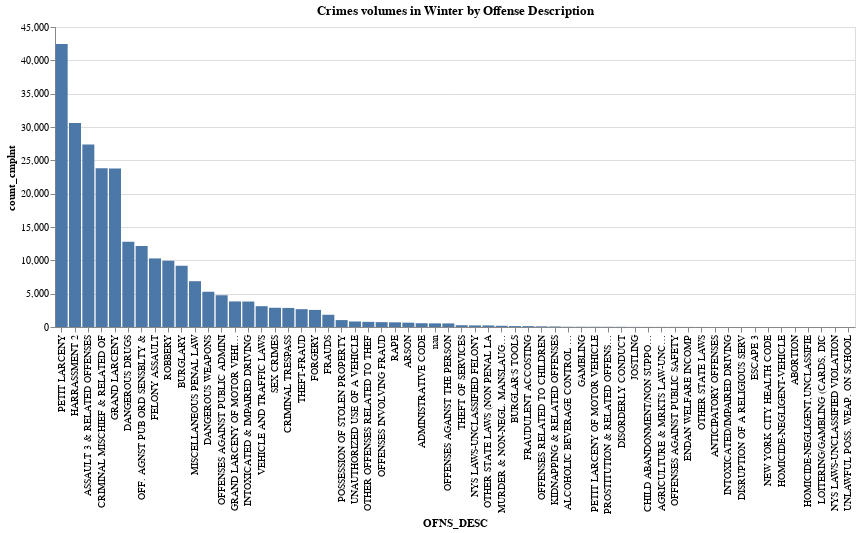

This figure's notebook cell:
### Code cell
alt.Chart(df_season_ofns[df_season_ofns.Season == 'Winter']).mark_bar().encode(
  x = alt.Y('OFNS_DESC:N', sort='-y'),
  y='count_cmplnt:Q',
  tooltip = ['OFNS_DESC', 'count_cmplnt']
).properties(width = 800, height = 300, title="Crimes volumes in Winter by Offense Description")

### Figure 1 — Vega-Lite specification as saved in the notebook (floating-point values rounded to 4 significant figures)
{"config": {"view": {"continuousWidth": 400, "continuousHeight": 300}}, "data": {"name": "data-31ec8a822cfe4562107b9a547b1028c0"}, "mark": "bar", "encoding": {"tooltip": [{"type": "nominal", "field": "OFNS_DESC"}, {"type": "quantitative", "field": "count_cmplnt"}], "x": {"type": "nominal", "field": "OFNS_DESC", "sort": "-y"}, "y": {"type": "quantitative", "field": "count_cmplnt"}}, "height": 300, "title": "Crimes volumes in Winter by Offense Description", "width": 800, "$schema": "https://vega.github.io/schema/vega-lite/v4.8.1.json", "datasets": {"data-31ec8a822cfe4562107b9a547b1028c0": [{"Season": "Winter", "OFNS_DESC": "ABORTION", "count_cmplnt": 1}, {"Season": "Winter", "OFNS_DESC": "ADMINISTRATIVE CODE", "count_cmplnt": 566}, {"Season": "Winter", "OFNS_DESC": "AGRICULTURE & MRKTS LAW-UNCLASSIFIED", "count_cmplnt": 15}, {"Season": "Winter", "OFNS_DESC": "ALCOHOLIC BEVERAGE CONTROL LAW", "count_cmplnt": 37}, {"Season": "Winter", "OFNS_DESC": "ANTICIPATORY OFFENSES", "count_cmplnt": 4}, {"Season": "Winter", "OFNS_DESC": "ARSON", "count_cmplnt": 651}, {"Season": "Winter", "OFNS_DESC": "ASSAULT 3 & RELATED OFFENSES", "count_cmplnt": 27393}, {"Season": "Winter", "OFNS_DESC": "BURGLAR'S TOOLS", "count_cmplnt": 138}, {"Season": "Winter", "OFNS_DESC": "BURGLARY", "count_cmplnt": 9188}, {"Season": "Winter", "OFNS_DESC": "CHILD ABANDONMENT/NON SUPPORT", "count_cmplnt": 16}, {"Season": "Winter", "OFNS_DESC": "CRIMINAL MISCHIEF & RELATED OF", "count_cmplnt": 23804}, {"Season": "Winter", "OFNS_DESC": "CRIMINAL TRESPASS", "count_cmplnt": 2860}, {"Season": "Winter", "OFNS_DESC": "DANGEROUS DRUGS", "count_cmplnt": 12802}, {"Season": "Winter", "OFNS_DESC": "DANGEROUS WEAPONS", "count_cmplnt": 5288}, {"Season": "Winter", "OFNS_DESC": "DISORDERLY CONDUCT", "count_cmplnt": 28}, {"Season": "Winter", "OFNS_DESC": "DISRUPTION OF A RELIGIOUS SERV", "count_cmplnt": 3}, {"Season": "Winter", "OFNS_DESC": "ENDAN WELFARE INCOMP", "count_cmplnt": 14}, {"Season": "Winter", "OFNS_DESC": "ESCAPE 3", "count_cmplnt": 3}, {"Season": "Winter", "OFNS_DESC": "FELONY ASSAULT", "count_cmplnt": 10288}, {"Season": "Winter", "OFNS_DESC": "FORGERY", "count_cmplnt": 2564}, {"Season": "Winter", "OFNS_DESC": "FRAUDS", "count_cmplnt": 1835}, {"Season": "Winter", "OFNS_DESC": "FRAUDULENT ACCOSTING", "count_cmplnt": 130}, {"Season": "Winter", "OFNS_DESC": "GAMBLING", "count_cmplnt": 36}, {"Season": "Winter", "OFNS_DESC": "GRAND LARCENY", "count_cmplnt": 23778}, {"Season": "Winter", "OFNS_DESC": "GRAND LARCENY OF MOTOR VEHICLE", "count_cmplnt": 3835}, {"Season": "Winter", "OFNS_DESC": "HARRASSMENT 2", "count_cmplnt": 30598}, {"Season": "Winter", "OFNS_DESC": "HOMICIDE-NEGLIGENT,UNCLASSIFIE", "count_cmplnt": 1}, {"Season": "Winter", "OFNS_DESC": "HOMICIDE-NEGLIGENT-VEHICLE", "count_cmplnt": 2}, {"Season": "Winter", "OFNS_DESC": "INTOXICATED & IMPAIRED DRIVING", "count_cmplnt": 3821}, {"Season": "Winter", "OFNS_DESC": "INTOXICATED/IMPAIRED DRIVING", "count_cmplnt": 4}, {"Season": "Winter", "OFNS_DESC": "JOSTLING", "count_cmplnt": 17}, {"Season": "Winter", "OFNS_DESC": "KIDNAPPING & RELATED OFFENSES", "count_cmplnt": 78}, {"Season": "Winter", "OFNS_DESC": "LOITERING/GAMBLING (CARDS, DIC", "count_cmplnt": 1}, {"Season": "Winter", "OFNS_DESC": "MISCELLANEOUS PENAL LAW", "count_cmplnt": 6869}, {"Season": "Winter", "OFNS_DESC": "MURDER & NON-NEGL. MANSLAUGHTER", "count_cmplnt": 181}, {"Season": "Winter", "OFNS_DESC": "NEW YORK CITY HEALTH CODE", "count_cmplnt": 3}, {"Season": "Winter", "OFNS_DESC": "NYS LAWS-UNCLASSIFIED FELONY", "count_cmplnt": 238}, {"Season": "Winter", "OFNS_DESC": "NYS LAWS-UNCLASSIFIED VIOLATION", "count_cmplnt": 1}, {"Season": "Winter", "OFNS_DESC": "OFF. AGNST PUB ORD SENSBLTY &", "count_cmplnt": 12153}, {"Season": "Winter", "OFNS_DESC": "OFFENSES AGAINST PUBLIC ADMINI", "count_cmplnt": 4765}, {"Season": "Winter", "OFNS_DESC": "OFFENSES AGAINST PUBLIC SAFETY", "count_cmplnt": 15}, {"Season": "Winter", "OFNS_DESC": "OFFENSES AGAINST THE PERSON", "count_cmplnt": 539}, {"Season": "Winter", "OFNS_DESC": "OFFENSES INVOLVING FRAUD", "count_cmplnt": 729}, {"Season": "Winter", "OFNS_DESC": "OFFENSES RELATED TO CHILDREN", "count_cmplnt": 96}, {"Season": "Winter", "OFNS_DESC": "OTHER OFFENSES RELATED TO THEF", "count_cmplnt": 772}, {"Season": "Winter", "OFNS_DESC": "OTHER STATE LAWS", "count_cmplnt": 7}, {"Season": "Winter", "OFNS_DESC": "OTHER STATE LAWS (NON PENAL LA", "count_cmplnt": 234}, {"Season": "Winter", "OFNS_DESC": "PETIT LARCENY", "count_cmplnt": 42462}, {"Season": "Winter", "OFNS_DESC": "PETIT LARCENY OF MOTOR VEHICLE", "count_cmplnt": 31}, {"Season": "Winter", "OFNS_DESC": "POSSESSION OF STOLEN PROPERTY", "count_cmplnt": 1039}, {"Season": "Winter", "OFNS_DESC": "PROSTITUTION & RELATED OFFENSES", "count_cmplnt": 31}, {"Season": "Winter", "OFNS_DESC": "RAPE", "count_cmplnt": 701}, {"Season": "Winter", "OFNS_DESC": "ROBBERY", "count_cmplnt": 9934}, {"Season": "Winter", "OFNS_DESC": "SEX CRIMES", "count_cmplnt": 2885}, {"Season": "Winter", "OFNS_DESC": "THEFT OF SERVICES", "count_cmplnt": 266}, {"Season": "Winter", "OFNS_DESC": "THEFT-FRAUD", "count_cmplnt": 2674}, {"Season": "Winter", "OFNS_DESC": "UNAUTHORIZED USE OF A VEHICLE", "count_cmplnt": 827}, {"Season": "Winter", "OFNS_DESC": "UNLAWFUL POSS. WEAP. ON SCHOOL", "count_cmplnt": 1}, {"Season": "Winter", "OFNS_DESC": "VEHICLE AND TRAFFIC LAWS", "count_cmplnt": 3121}, {"Season": "Winter", "OFNS_DESC": "nan", "count_cmplnt": 547}]}}
